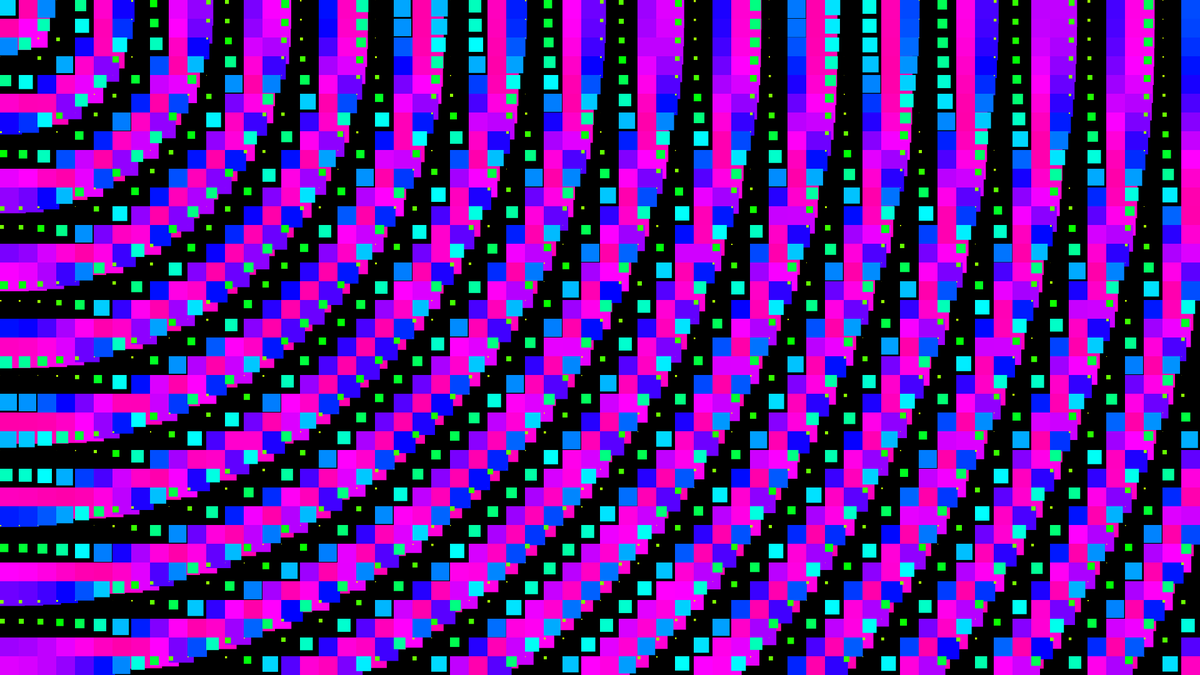
Frame 1 (no input)
Frame 60 (no input): identical to frame 1, image omitted
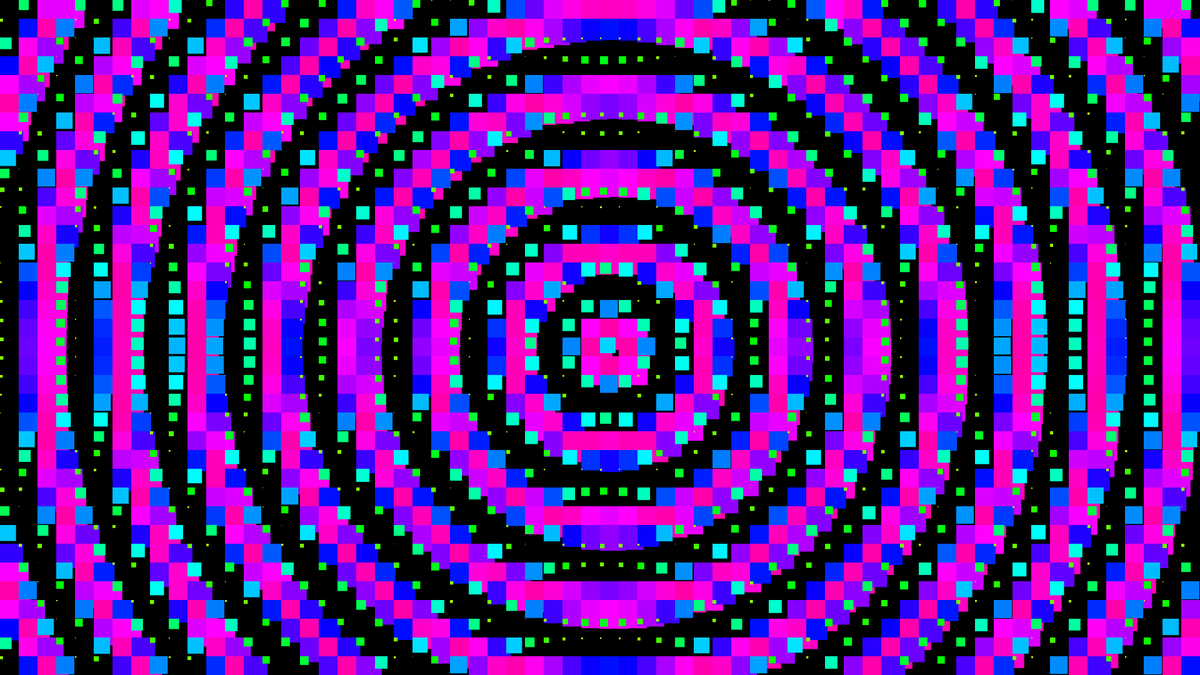
Frame 120 (the mouse pressed at the canvas centre since frame 60)

The p5.js sketch that drew these frames (run headless with seeded random() and noise() and a simulated clock; from frame 60 on, the mouse is pressed at the canvas centre):

// p5.js sketch
// ── sketch.js


function setup() {
	createCanvas(1920, 1080);
	noStroke();
	fill(255);
	colorMode(HSB, 360, 100, 100, 255);
}

function draw() {
	background(0);

	const step = 30;

	for (var y = 0; y <= height; y+= step) {
		for (var x = 0; x <= width; x+= step) {
			const d = dist(x, y, mouseX, mouseY);
			const size = map(sin(d * 0.05), -1, 1, 0, 50);
			fill(map(sin(d * 0.05), -1, 1, 60, 320), 100, 100);
			rect(x, y, size, size);
		}
	}
}
